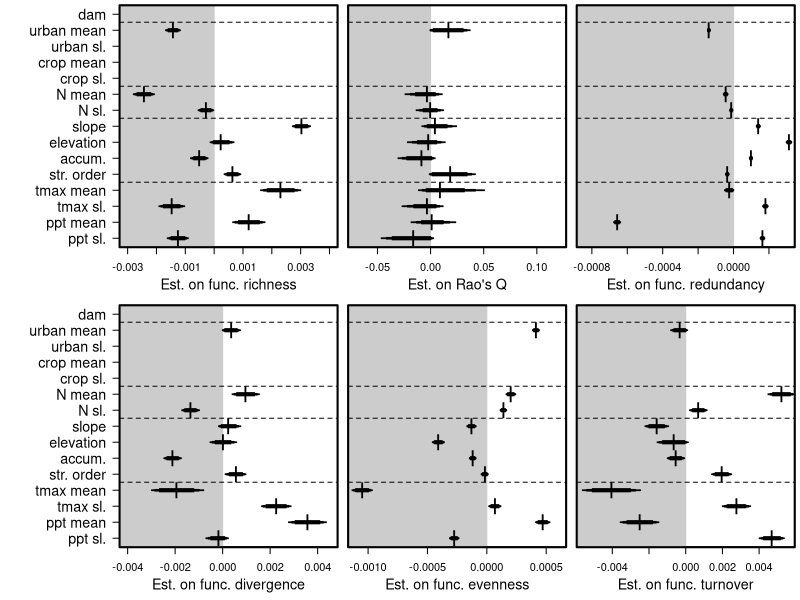

Write R code to recreate this figure.
##Set working directory
setwd("C:/Users/ewelti/Desktop/git/EuroAquaticMacroInverts/")

# attach data
drivEst <- read.csv("outputs/Driver_metaanaly_Ests.csv")
head(drivEst)
unique(drivEst$Response)

options(scipen=999)

##save plot
tiff(filename = "Drivers_funcDiv.tiff", width = 12, height = 9, units = 'in', res = 600, compression = 'lzw')

##layout
layout(mat = matrix(c(1:8), 
                        nrow = 2, 
                        ncol = 4),
       heights = c(2,2,2,2,2,2,2,2),
       widths = c(1,2,2,2,1,2,2,2))
#layout.show(8)

par(mar=c(4,0.4,0.4,0.4))
#empty plot for where the labels will go
plot(0, xaxt = 'n', yaxt = 'n', bty = 'n', pch = '', ylab = '', xlab = '')
plot(0, xaxt = 'n', yaxt = 'n', bty = 'n', pch = '', ylab = '', xlab = '')
#####################Functional metrics ##############################
#### Func Richness #####
sub <- subset(drivEst, Response == "func_rich")
est <- sub$Estimate[2:16]
yy <- c(1,3,2,4,5,6,7,8,9,10,14,12,11,13,15)
plot(yy ~ est, ylab="",xlab="", yaxt="n", las=1, type="n",xlim=c(-0.003,0.004), cex=2)
axis(2, at=yy, labels=c("ppt sl.", "tmax sl.", "ppt mean", "tmax mean", "str. order",
    "accum.", "elevation", "slope", "N sl.", "N mean", "urban mean", "crop mean", "crop sl.",
    "urban sl.", "dam"), las=1,cex.axis=1.3)
title(xlab="Est. on func. richness", line=2.4,cex.lab=1.3)
polygon(x=c(-100,-100,0,0),
        y=c(-4,22,22,-4), col = "grey80", border = "grey80")
box(lwd=2)
points(yy ~ est, pch="l",cex=2)
yyy1=c(0.975,1.025,1.025,0.975)
yyy2=c(0.95,1.05,1.05,0.95)
yyy3=c(0.9,1.1,1.1,0.9)
polygon(x=c(sub$Q2.5[2], sub$Q2.5[2], sub$Q97.5[2], sub$Q97.5[2]),y=yyy1, col = 1, border = 1,lwd = 1)
polygon(x=c(sub$Q5[2], sub$Q5[2], sub$Q95[2], sub$Q95[2]),y=yyy2, col = 1, border = 1,lwd = 1)
polygon(x=c(sub$Q10[2], sub$Q10[2], sub$Q90[2], sub$Q90[2]),y=yyy3, col = 1, border = 1,lwd = 1)
polygon(x=c(sub$Q2.5[4], sub$Q2.5[4], sub$Q97.5[4], sub$Q97.5[4]),y=(yyy1+1), col = 1, border = 1,lwd = 1)
polygon(x=c(sub$Q5[4], sub$Q5[4], sub$Q95[4], sub$Q95[4]),y=(yyy2+1), col = 1, border = 1,lwd = 1)
polygon(x=c(sub$Q10[4], sub$Q10[4], sub$Q90[4], sub$Q90[4]),y=(yyy3+1), col = 1, border = 1,lwd = 1)
polygon(x=c(sub$Q2.5[3], sub$Q2.5[3], sub$Q97.5[3], sub$Q97.5[3]),y=(yyy1+2), col = 1, border = 1,lwd = 1)
polygon(x=c(sub$Q5[3], sub$Q5[3], sub$Q95[3], sub$Q95[3]),y=(yyy2+2), col = 1, border = 1,lwd = 1)
polygon(x=c(sub$Q10[3], sub$Q10[3], sub$Q90[3], sub$Q90[3]),y=(yyy3+2), col = 1, border = 1,lwd = 1)
polygon(x=c(sub$Q2.5[5], sub$Q2.5[5], sub$Q97.5[5], sub$Q97.5[5]),y=(yyy1+3), col = 1, border = 1,lwd = 1)
polygon(x=c(sub$Q5[5], sub$Q5[5], sub$Q95[5], sub$Q95[5]),y=(yyy2+3), col = 1, border = 1,lwd = 1)
polygon(x=c(sub$Q10[5], sub$Q10[5], sub$Q90[5], sub$Q90[5]),y=(yyy3+3), col = 1, border = 1,lwd = 1)
polygon(x=c(sub$Q2.5[6], sub$Q2.5[6], sub$Q97.5[6], sub$Q97.5[6]),y=(yyy1+4), col = 1, border = 1,lwd = 1)
polygon(x=c(sub$Q5[6], sub$Q5[6], sub$Q95[6], sub$Q95[6]),y=(yyy2+4), col = 1, border = 1,lwd = 1)
polygon(x=c(sub$Q10[6], sub$Q10[6], sub$Q90[6], sub$Q90[6]),y=(yyy3+4), col = 1, border = 1,lwd = 1)
polygon(x=c(sub$Q2.5[7], sub$Q2.5[7], sub$Q97.5[7], sub$Q97.5[7]),y=(yyy1+5), col = 1, border = 1,lwd = 1)
polygon(x=c(sub$Q5[7], sub$Q5[7], sub$Q95[7], sub$Q95[7]),y=(yyy2+5), col = 1, border = 1,lwd = 1)
polygon(x=c(sub$Q10[7], sub$Q10[7], sub$Q90[7], sub$Q90[7]),y=(yyy3+5), col = 1, border = 1,lwd = 1)
polygon(x=c(sub$Q2.5[8], sub$Q2.5[8], sub$Q97.5[8], sub$Q97.5[8]),y=(yyy1+6), col = 1, border = 1,lwd = 1)
polygon(x=c(sub$Q5[8], sub$Q5[8], sub$Q95[8], sub$Q95[8]),y=(yyy2+6), col = 1, border = 1,lwd = 1)
polygon(x=c(sub$Q10[8], sub$Q10[8], sub$Q90[8], sub$Q90[8]),y=(yyy3+6), col = 1, border = 1,lwd = 1)
polygon(x=c(sub$Q2.5[9], sub$Q2.5[9], sub$Q97.5[9], sub$Q97.5[9]),y=(yyy1+7), col = 1, border = 1,lwd = 1)
polygon(x=c(sub$Q5[9], sub$Q5[9], sub$Q95[9], sub$Q95[9]),y=(yyy2+7), col = 1, border = 1,lwd = 1)
polygon(x=c(sub$Q10[9], sub$Q10[9], sub$Q90[9], sub$Q90[9]),y=(yyy3+7), col = 1, border = 1,lwd = 1)
polygon(x=c(sub$Q2.5[10], sub$Q2.5[10], sub$Q97.5[10], sub$Q97.5[10]),y=(yyy1+8), col = 1, border = 1,lwd = 1)
polygon(x=c(sub$Q5[10], sub$Q5[10], sub$Q95[10], sub$Q95[10]),y=(yyy2+8), col = 1, border = 1,lwd = 1)
polygon(x=c(sub$Q10[10], sub$Q10[10], sub$Q90[10], sub$Q90[10]),y=(yyy3+8), col = 1, border = 1,lwd = 1)
polygon(x=c(sub$Q2.5[11], sub$Q2.5[11], sub$Q97.5[11], sub$Q97.5[11]),y=(yyy1+9), col = 1, border = 1,lwd = 1)
polygon(x=c(sub$Q5[11], sub$Q5[11], sub$Q95[11], sub$Q95[11]),y=(yyy2+9), col = 1, border = 1,lwd = 1)
polygon(x=c(sub$Q10[11], sub$Q10[11], sub$Q90[11], sub$Q90[11]),y=(yyy3+9), col = 1, border = 1,lwd = 1)
polygon(x=c(sub$Q2.5[14], sub$Q2.5[14], sub$Q97.5[14], sub$Q97.5[14]),y=(yyy1+10), col = 1, border = 1,lwd = 1)
polygon(x=c(sub$Q5[14], sub$Q5[14], sub$Q95[14], sub$Q95[14]),y=(yyy2+10), col = 1, border = 1,lwd = 1)
polygon(x=c(sub$Q10[14], sub$Q10[14], sub$Q90[14], sub$Q90[14]),y=(yyy3+10), col = 1, border = 1,lwd = 1)
polygon(x=c(sub$Q2.5[13], sub$Q2.5[13], sub$Q97.5[13], sub$Q97.5[13]),y=(yyy1+11), col = 1, border = 1,lwd = 1)
polygon(x=c(sub$Q5[13], sub$Q5[13], sub$Q95[13], sub$Q95[13]),y=(yyy2+11), col = 1, border = 1,lwd = 1)
polygon(x=c(sub$Q10[13], sub$Q10[13], sub$Q90[13], sub$Q90[13]),y=(yyy3+11), col = 1, border = 1,lwd = 1)
polygon(x=c(sub$Q2.5[15], sub$Q2.5[15], sub$Q97.5[15], sub$Q97.5[15]),y=(yyy1+12), col = 1, border = 1,lwd = 1)
polygon(x=c(sub$Q5[15], sub$Q5[15], sub$Q95[15], sub$Q95[15]),y=(yyy2+12), col = 1, border = 1,lwd = 1)
polygon(x=c(sub$Q10[15], sub$Q10[15], sub$Q90[15], sub$Q90[15]),y=(yyy3+12), col = 1, border = 1,lwd = 1)
polygon(x=c(sub$Q2.5[12], sub$Q2.5[12], sub$Q97.5[12], sub$Q97.5[12]),y=(yyy1+13), col = 1, border = 1,lwd = 1)
polygon(x=c(sub$Q5[12], sub$Q5[12], sub$Q95[12], sub$Q95[12]),y=(yyy2+13), col = 1, border = 1,lwd = 1)
polygon(x=c(sub$Q10[12], sub$Q10[12], sub$Q90[12], sub$Q90[12]),y=(yyy3+13), col = 1, border = 1,lwd = 1)
polygon(x=c(sub$Q2.5[16], sub$Q2.5[16], sub$Q97.5[16], sub$Q97.5[16]),y=(yyy1+14), col = 1, border = 1,lwd = 1)
polygon(x=c(sub$Q5[16], sub$Q5[16], sub$Q95[16], sub$Q95[16]),y=(yyy2+14), col = 1, border = 1,lwd = 1)
polygon(x=c(sub$Q10[16], sub$Q10[16], sub$Q90[16], sub$Q90[16]),y=(yyy3+14), col = 1, border = 1,lwd = 1)
abline(h=4.5,lty=2)
abline(h=8.5,lty=2)
abline(h=10.5,lty=2)
abline(h=14.5,lty=2)

#### func_diverg #####
sub <- subset(drivEst, Response == "func_diverg")
est <- sub$Estimate[2:16]
plot(yy ~ est, ylab="",xlab="", yaxt="n", las=1, type="n",xlim=c(-0.004,0.0045), cex=2)
title(xlab="Est. on func. divergence", line=2.4,cex.lab=1.3)
axis(2, at=yy, labels=c("ppt sl.", "tmax sl.", "ppt mean", "tmax mean", "str. order",
    "accum.", "elevation", "slope", "N sl.", "N mean", "urban mean", "crop mean", "crop sl.",
    "urban sl.", "dam"), las=1,cex.axis=1.3)
polygon(x=c(-100,-100,0,0),
        y=c(-4,22,22,-4), col = "grey80", border = "grey80")
box(lwd=2)
points(yy ~ est, pch="l",cex=2)
polygon(x=c(sub$Q2.5[2], sub$Q2.5[2], sub$Q97.5[2], sub$Q97.5[2]),y=yyy1, col = 1, border = 1,lwd = 1)
polygon(x=c(sub$Q5[2], sub$Q5[2], sub$Q95[2], sub$Q95[2]),y=yyy2, col = 1, border = 1,lwd = 1)
polygon(x=c(sub$Q10[2], sub$Q10[2], sub$Q90[2], sub$Q90[2]),y=yyy3, col = 1, border = 1,lwd = 1)
polygon(x=c(sub$Q2.5[4], sub$Q2.5[4], sub$Q97.5[4], sub$Q97.5[4]),y=(yyy1+1), col = 1, border = 1,lwd = 1)
polygon(x=c(sub$Q5[4], sub$Q5[4], sub$Q95[4], sub$Q95[4]),y=(yyy2+1), col = 1, border = 1,lwd = 1)
polygon(x=c(sub$Q10[4], sub$Q10[4], sub$Q90[4], sub$Q90[4]),y=(yyy3+1), col = 1, border = 1,lwd = 1)
polygon(x=c(sub$Q2.5[3], sub$Q2.5[3], sub$Q97.5[3], sub$Q97.5[3]),y=(yyy1+2), col = 1, border = 1,lwd = 1)
polygon(x=c(sub$Q5[3], sub$Q5[3], sub$Q95[3], sub$Q95[3]),y=(yyy2+2), col = 1, border = 1,lwd = 1)
polygon(x=c(sub$Q10[3], sub$Q10[3], sub$Q90[3], sub$Q90[3]),y=(yyy3+2), col = 1, border = 1,lwd = 1)
polygon(x=c(sub$Q2.5[5], sub$Q2.5[5], sub$Q97.5[5], sub$Q97.5[5]),y=(yyy1+3), col = 1, border = 1,lwd = 1)
polygon(x=c(sub$Q5[5], sub$Q5[5], sub$Q95[5], sub$Q95[5]),y=(yyy2+3), col = 1, border = 1,lwd = 1)
polygon(x=c(sub$Q10[5], sub$Q10[5], sub$Q90[5], sub$Q90[5]),y=(yyy3+3), col = 1, border = 1,lwd = 1)
polygon(x=c(sub$Q2.5[6], sub$Q2.5[6], sub$Q97.5[6], sub$Q97.5[6]),y=(yyy1+4), col = 1, border = 1,lwd = 1)
polygon(x=c(sub$Q5[6], sub$Q5[6], sub$Q95[6], sub$Q95[6]),y=(yyy2+4), col = 1, border = 1,lwd = 1)
polygon(x=c(sub$Q10[6], sub$Q10[6], sub$Q90[6], sub$Q90[6]),y=(yyy3+4), col = 1, border = 1,lwd = 1)
polygon(x=c(sub$Q2.5[7], sub$Q2.5[7], sub$Q97.5[7], sub$Q97.5[7]),y=(yyy1+5), col = 1, border = 1,lwd = 1)
polygon(x=c(sub$Q5[7], sub$Q5[7], sub$Q95[7], sub$Q95[7]),y=(yyy2+5), col = 1, border = 1,lwd = 1)
polygon(x=c(sub$Q10[7], sub$Q10[7], sub$Q90[7], sub$Q90[7]),y=(yyy3+5), col = 1, border = 1,lwd = 1)
polygon(x=c(sub$Q2.5[8], sub$Q2.5[8], sub$Q97.5[8], sub$Q97.5[8]),y=(yyy1+6), col = 1, border = 1,lwd = 1)
polygon(x=c(sub$Q5[8], sub$Q5[8], sub$Q95[8], sub$Q95[8]),y=(yyy2+6), col = 1, border = 1,lwd = 1)
polygon(x=c(sub$Q10[8], sub$Q10[8], sub$Q90[8], sub$Q90[8]),y=(yyy3+6), col = 1, border = 1,lwd = 1)
polygon(x=c(sub$Q2.5[9], sub$Q2.5[9], sub$Q97.5[9], sub$Q97.5[9]),y=(yyy1+7), col = 1, border = 1,lwd = 1)
polygon(x=c(sub$Q5[9], sub$Q5[9], sub$Q95[9], sub$Q95[9]),y=(yyy2+7), col = 1, border = 1,lwd = 1)
polygon(x=c(sub$Q10[9], sub$Q10[9], sub$Q90[9], sub$Q90[9]),y=(yyy3+7), col = 1, border = 1,lwd = 1)
polygon(x=c(sub$Q2.5[10], sub$Q2.5[10], sub$Q97.5[10], sub$Q97.5[10]),y=(yyy1+8), col = 1, border = 1,lwd = 1)
polygon(x=c(sub$Q5[10], sub$Q5[10], sub$Q95[10], sub$Q95[10]),y=(yyy2+8), col = 1, border = 1,lwd = 1)
polygon(x=c(sub$Q10[10], sub$Q10[10], sub$Q90[10], sub$Q90[10]),y=(yyy3+8), col = 1, border = 1,lwd = 1)
polygon(x=c(sub$Q2.5[11], sub$Q2.5[11], sub$Q97.5[11], sub$Q97.5[11]),y=(yyy1+9), col = 1, border = 1,lwd = 1)
polygon(x=c(sub$Q5[11], sub$Q5[11], sub$Q95[11], sub$Q95[11]),y=(yyy2+9), col = 1, border = 1,lwd = 1)
polygon(x=c(sub$Q10[11], sub$Q10[11], sub$Q90[11], sub$Q90[11]),y=(yyy3+9), col = 1, border = 1,lwd = 1)
polygon(x=c(sub$Q2.5[14], sub$Q2.5[14], sub$Q97.5[14], sub$Q97.5[14]),y=(yyy1+10), col = 1, border = 1,lwd = 1)
polygon(x=c(sub$Q5[14], sub$Q5[14], sub$Q95[14], sub$Q95[14]),y=(yyy2+10), col = 1, border = 1,lwd = 1)
polygon(x=c(sub$Q10[14], sub$Q10[14], sub$Q90[14], sub$Q90[14]),y=(yyy3+10), col = 1, border = 1,lwd = 1)
polygon(x=c(sub$Q2.5[13], sub$Q2.5[13], sub$Q97.5[13], sub$Q97.5[13]),y=(yyy1+11), col = 1, border = 1,lwd = 1)
polygon(x=c(sub$Q5[13], sub$Q5[13], sub$Q95[13], sub$Q95[13]),y=(yyy2+11), col = 1, border = 1,lwd = 1)
polygon(x=c(sub$Q10[13], sub$Q10[13], sub$Q90[13], sub$Q90[13]),y=(yyy3+11), col = 1, border = 1,lwd = 1)
polygon(x=c(sub$Q2.5[15], sub$Q2.5[15], sub$Q97.5[15], sub$Q97.5[15]),y=(yyy1+12), col = 1, border = 1,lwd = 1)
polygon(x=c(sub$Q5[15], sub$Q5[15], sub$Q95[15], sub$Q95[15]),y=(yyy2+12), col = 1, border = 1,lwd = 1)
polygon(x=c(sub$Q10[15], sub$Q10[15], sub$Q90[15], sub$Q90[15]),y=(yyy3+12), col = 1, border = 1,lwd = 1)
polygon(x=c(sub$Q2.5[12], sub$Q2.5[12], sub$Q97.5[12], sub$Q97.5[12]),y=(yyy1+13), col = 1, border = 1,lwd = 1)
polygon(x=c(sub$Q5[12], sub$Q5[12], sub$Q95[12], sub$Q95[12]),y=(yyy2+13), col = 1, border = 1,lwd = 1)
polygon(x=c(sub$Q10[12], sub$Q10[12], sub$Q90[12], sub$Q90[12]),y=(yyy3+13), col = 1, border = 1,lwd = 1)
polygon(x=c(sub$Q2.5[16], sub$Q2.5[16], sub$Q97.5[16], sub$Q97.5[16]),y=(yyy1+14), col = 1, border = 1,lwd = 1)
polygon(x=c(sub$Q5[16], sub$Q5[16], sub$Q95[16], sub$Q95[16]),y=(yyy2+14), col = 1, border = 1,lwd = 1)
polygon(x=c(sub$Q10[16], sub$Q10[16], sub$Q90[16], sub$Q90[16]),y=(yyy3+14), col = 1, border = 1,lwd = 1)
abline(h=4.5,lty=2)
abline(h=8.5,lty=2)
abline(h=10.5,lty=2)
abline(h=14.5,lty=2)

#### RaoQ #####
sub <- subset(drivEst, Response == "RaoQ")
est <- sub$Estimate[2:16]
plot(yy ~ est, ylab="",xlab="", yaxt="n", las=1, type="n",xlim=c(-0.07,0.12), cex=2)
title(xlab="Est. on Rao's Q", line=2.4,cex.lab=1.3)
polygon(x=c(-100,-100,0,0),
        y=c(-4,22,22,-4), col = "grey80", border = "grey80")
box(lwd=2)
points(yy ~ est, pch="l",cex=2)
polygon(x=c(sub$Q2.5[2], sub$Q2.5[2], sub$Q97.5[2], sub$Q97.5[2]),y=yyy1, col = 1, border = 1,lwd = 1)
polygon(x=c(sub$Q5[2], sub$Q5[2], sub$Q95[2], sub$Q95[2]),y=yyy2, col = 1, border = 1,lwd = 1)
polygon(x=c(sub$Q10[2], sub$Q10[2], sub$Q90[2], sub$Q90[2]),y=yyy3, col = 1, border = 1,lwd = 1)
polygon(x=c(sub$Q2.5[4], sub$Q2.5[4], sub$Q97.5[4], sub$Q97.5[4]),y=(yyy1+1), col = 1, border = 1,lwd = 1)
polygon(x=c(sub$Q5[4], sub$Q5[4], sub$Q95[4], sub$Q95[4]),y=(yyy2+1), col = 1, border = 1,lwd = 1)
polygon(x=c(sub$Q10[4], sub$Q10[4], sub$Q90[4], sub$Q90[4]),y=(yyy3+1), col = 1, border = 1,lwd = 1)
polygon(x=c(sub$Q2.5[3], sub$Q2.5[3], sub$Q97.5[3], sub$Q97.5[3]),y=(yyy1+2), col = 1, border = 1,lwd = 1)
polygon(x=c(sub$Q5[3], sub$Q5[3], sub$Q95[3], sub$Q95[3]),y=(yyy2+2), col = 1, border = 1,lwd = 1)
polygon(x=c(sub$Q10[3], sub$Q10[3], sub$Q90[3], sub$Q90[3]),y=(yyy3+2), col = 1, border = 1,lwd = 1)
polygon(x=c(sub$Q2.5[5], sub$Q2.5[5], sub$Q97.5[5], sub$Q97.5[5]),y=(yyy1+3), col = 1, border = 1,lwd = 1)
polygon(x=c(sub$Q5[5], sub$Q5[5], sub$Q95[5], sub$Q95[5]),y=(yyy2+3), col = 1, border = 1,lwd = 1)
polygon(x=c(sub$Q10[5], sub$Q10[5], sub$Q90[5], sub$Q90[5]),y=(yyy3+3), col = 1, border = 1,lwd = 1)
polygon(x=c(sub$Q2.5[6], sub$Q2.5[6], sub$Q97.5[6], sub$Q97.5[6]),y=(yyy1+4), col = 1, border = 1,lwd = 1)
polygon(x=c(sub$Q5[6], sub$Q5[6], sub$Q95[6], sub$Q95[6]),y=(yyy2+4), col = 1, border = 1,lwd = 1)
polygon(x=c(sub$Q10[6], sub$Q10[6], sub$Q90[6], sub$Q90[6]),y=(yyy3+4), col = 1, border = 1,lwd = 1)
polygon(x=c(sub$Q2.5[7], sub$Q2.5[7], sub$Q97.5[7], sub$Q97.5[7]),y=(yyy1+5), col = 1, border = 1,lwd = 1)
polygon(x=c(sub$Q5[7], sub$Q5[7], sub$Q95[7], sub$Q95[7]),y=(yyy2+5), col = 1, border = 1,lwd = 1)
polygon(x=c(sub$Q10[7], sub$Q10[7], sub$Q90[7], sub$Q90[7]),y=(yyy3+5), col = 1, border = 1,lwd = 1)
polygon(x=c(sub$Q2.5[8], sub$Q2.5[8], sub$Q97.5[8], sub$Q97.5[8]),y=(yyy1+6), col = 1, border = 1,lwd = 1)
polygon(x=c(sub$Q5[8], sub$Q5[8], sub$Q95[8], sub$Q95[8]),y=(yyy2+6), col = 1, border = 1,lwd = 1)
polygon(x=c(sub$Q10[8], sub$Q10[8], sub$Q90[8], sub$Q90[8]),y=(yyy3+6), col = 1, border = 1,lwd = 1)
polygon(x=c(sub$Q2.5[9], sub$Q2.5[9], sub$Q97.5[9], sub$Q97.5[9]),y=(yyy1+7), col = 1, border = 1,lwd = 1)
polygon(x=c(sub$Q5[9], sub$Q5[9], sub$Q95[9], sub$Q95[9]),y=(yyy2+7), col = 1, border = 1,lwd = 1)
polygon(x=c(sub$Q10[9], sub$Q10[9], sub$Q90[9], sub$Q90[9]),y=(yyy3+7), col = 1, border = 1,lwd = 1)
polygon(x=c(sub$Q2.5[10], sub$Q2.5[10], sub$Q97.5[10], sub$Q97.5[10]),y=(yyy1+8), col = 1, border = 1,lwd = 1)
polygon(x=c(sub$Q5[10], sub$Q5[10], sub$Q95[10], sub$Q95[10]),y=(yyy2+8), col = 1, border = 1,lwd = 1)
polygon(x=c(sub$Q10[10], sub$Q10[10], sub$Q90[10], sub$Q90[10]),y=(yyy3+8), col = 1, border = 1,lwd = 1)
polygon(x=c(sub$Q2.5[11], sub$Q2.5[11], sub$Q97.5[11], sub$Q97.5[11]),y=(yyy1+9), col = 1, border = 1,lwd = 1)
polygon(x=c(sub$Q5[11], sub$Q5[11], sub$Q95[11], sub$Q95[11]),y=(yyy2+9), col = 1, border = 1,lwd = 1)
polygon(x=c(sub$Q10[11], sub$Q10[11], sub$Q90[11], sub$Q90[11]),y=(yyy3+9), col = 1, border = 1,lwd = 1)
polygon(x=c(sub$Q2.5[14], sub$Q2.5[14], sub$Q97.5[14], sub$Q97.5[14]),y=(yyy1+10), col = 1, border = 1,lwd = 1)
polygon(x=c(sub$Q5[14], sub$Q5[14], sub$Q95[14], sub$Q95[14]),y=(yyy2+10), col = 1, border = 1,lwd = 1)
polygon(x=c(sub$Q10[14], sub$Q10[14], sub$Q90[14], sub$Q90[14]),y=(yyy3+10), col = 1, border = 1,lwd = 1)
polygon(x=c(sub$Q2.5[13], sub$Q2.5[13], sub$Q97.5[13], sub$Q97.5[13]),y=(yyy1+11), col = 1, border = 1,lwd = 1)
polygon(x=c(sub$Q5[13], sub$Q5[13], sub$Q95[13], sub$Q95[13]),y=(yyy2+11), col = 1, border = 1,lwd = 1)
polygon(x=c(sub$Q10[13], sub$Q10[13], sub$Q90[13], sub$Q90[13]),y=(yyy3+11), col = 1, border = 1,lwd = 1)
polygon(x=c(sub$Q2.5[15], sub$Q2.5[15], sub$Q97.5[15], sub$Q97.5[15]),y=(yyy1+12), col = 1, border = 1,lwd = 1)
polygon(x=c(sub$Q5[15], sub$Q5[15], sub$Q95[15], sub$Q95[15]),y=(yyy2+12), col = 1, border = 1,lwd = 1)
polygon(x=c(sub$Q10[15], sub$Q10[15], sub$Q90[15], sub$Q90[15]),y=(yyy3+12), col = 1, border = 1,lwd = 1)
polygon(x=c(sub$Q2.5[12], sub$Q2.5[12], sub$Q97.5[12], sub$Q97.5[12]),y=(yyy1+13), col = 1, border = 1,lwd = 1)
polygon(x=c(sub$Q5[12], sub$Q5[12], sub$Q95[12], sub$Q95[12]),y=(yyy2+13), col = 1, border = 1,lwd = 1)
polygon(x=c(sub$Q10[12], sub$Q10[12], sub$Q90[12], sub$Q90[12]),y=(yyy3+13), col = 1, border = 1,lwd = 1)
polygon(x=c(sub$Q2.5[16], sub$Q2.5[16], sub$Q97.5[16], sub$Q97.5[16]),y=(yyy1+14), col = 1, border = 1,lwd = 1)
polygon(x=c(sub$Q5[16], sub$Q5[16], sub$Q95[16], sub$Q95[16]),y=(yyy2+14), col = 1, border = 1,lwd = 1)
polygon(x=c(sub$Q10[16], sub$Q10[16], sub$Q90[16], sub$Q90[16]),y=(yyy3+14), col = 1, border = 1,lwd = 1)
abline(h=4.5,lty=2)
abline(h=8.5,lty=2)
abline(h=10.5,lty=2)
abline(h=14.5,lty=2)

#### func_even #####
sub <- subset(drivEst, Response == "func_even")
est <- sub$Estimate[2:16]
plot(yy ~ est, ylab="",xlab="", yaxt="n", las=1, type="n",xlim=c(-0.0011,0.0006), cex=2)
title(xlab="Est. on func. evenness", line=2.4,cex.lab=1.3)
polygon(x=c(-100,-100,0,0),
        y=c(-4,22,22,-4), col = "grey80", border = "grey80")
box(lwd=2)
points(yy ~ est, pch="l",cex=2)
polygon(x=c(sub$Q2.5[2], sub$Q2.5[2], sub$Q97.5[2], sub$Q97.5[2]),y=yyy1, col = 1, border = 1,lwd = 1)
polygon(x=c(sub$Q5[2], sub$Q5[2], sub$Q95[2], sub$Q95[2]),y=yyy2, col = 1, border = 1,lwd = 1)
polygon(x=c(sub$Q10[2], sub$Q10[2], sub$Q90[2], sub$Q90[2]),y=yyy3, col = 1, border = 1,lwd = 1)
polygon(x=c(sub$Q2.5[4], sub$Q2.5[4], sub$Q97.5[4], sub$Q97.5[4]),y=(yyy1+1), col = 1, border = 1,lwd = 1)
polygon(x=c(sub$Q5[4], sub$Q5[4], sub$Q95[4], sub$Q95[4]),y=(yyy2+1), col = 1, border = 1,lwd = 1)
polygon(x=c(sub$Q10[4], sub$Q10[4], sub$Q90[4], sub$Q90[4]),y=(yyy3+1), col = 1, border = 1,lwd = 1)
polygon(x=c(sub$Q2.5[3], sub$Q2.5[3], sub$Q97.5[3], sub$Q97.5[3]),y=(yyy1+2), col = 1, border = 1,lwd = 1)
polygon(x=c(sub$Q5[3], sub$Q5[3], sub$Q95[3], sub$Q95[3]),y=(yyy2+2), col = 1, border = 1,lwd = 1)
polygon(x=c(sub$Q10[3], sub$Q10[3], sub$Q90[3], sub$Q90[3]),y=(yyy3+2), col = 1, border = 1,lwd = 1)
polygon(x=c(sub$Q2.5[5], sub$Q2.5[5], sub$Q97.5[5], sub$Q97.5[5]),y=(yyy1+3), col = 1, border = 1,lwd = 1)
polygon(x=c(sub$Q5[5], sub$Q5[5], sub$Q95[5], sub$Q95[5]),y=(yyy2+3), col = 1, border = 1,lwd = 1)
polygon(x=c(sub$Q10[5], sub$Q10[5], sub$Q90[5], sub$Q90[5]),y=(yyy3+3), col = 1, border = 1,lwd = 1)
polygon(x=c(sub$Q2.5[6], sub$Q2.5[6], sub$Q97.5[6], sub$Q97.5[6]),y=(yyy1+4), col = 1, border = 1,lwd = 1)
polygon(x=c(sub$Q5[6], sub$Q5[6], sub$Q95[6], sub$Q95[6]),y=(yyy2+4), col = 1, border = 1,lwd = 1)
polygon(x=c(sub$Q10[6], sub$Q10[6], sub$Q90[6], sub$Q90[6]),y=(yyy3+4), col = 1, border = 1,lwd = 1)
polygon(x=c(sub$Q2.5[7], sub$Q2.5[7], sub$Q97.5[7], sub$Q97.5[7]),y=(yyy1+5), col = 1, border = 1,lwd = 1)
polygon(x=c(sub$Q5[7], sub$Q5[7], sub$Q95[7], sub$Q95[7]),y=(yyy2+5), col = 1, border = 1,lwd = 1)
polygon(x=c(sub$Q10[7], sub$Q10[7], sub$Q90[7], sub$Q90[7]),y=(yyy3+5), col = 1, border = 1,lwd = 1)
polygon(x=c(sub$Q2.5[8], sub$Q2.5[8], sub$Q97.5[8], sub$Q97.5[8]),y=(yyy1+6), col = 1, border = 1,lwd = 1)
polygon(x=c(sub$Q5[8], sub$Q5[8], sub$Q95[8], sub$Q95[8]),y=(yyy2+6), col = 1, border = 1,lwd = 1)
polygon(x=c(sub$Q10[8], sub$Q10[8], sub$Q90[8], sub$Q90[8]),y=(yyy3+6), col = 1, border = 1,lwd = 1)
polygon(x=c(sub$Q2.5[9], sub$Q2.5[9], sub$Q97.5[9], sub$Q97.5[9]),y=(yyy1+7), col = 1, border = 1,lwd = 1)
polygon(x=c(sub$Q5[9], sub$Q5[9], sub$Q95[9], sub$Q95[9]),y=(yyy2+7), col = 1, border = 1,lwd = 1)
polygon(x=c(sub$Q10[9], sub$Q10[9], sub$Q90[9], sub$Q90[9]),y=(yyy3+7), col = 1, border = 1,lwd = 1)
polygon(x=c(sub$Q2.5[10], sub$Q2.5[10], sub$Q97.5[10], sub$Q97.5[10]),y=(yyy1+8), col = 1, border = 1,lwd = 1)
polygon(x=c(sub$Q5[10], sub$Q5[10], sub$Q95[10], sub$Q95[10]),y=(yyy2+8), col = 1, border = 1,lwd = 1)
polygon(x=c(sub$Q10[10], sub$Q10[10], sub$Q90[10], sub$Q90[10]),y=(yyy3+8), col = 1, border = 1,lwd = 1)
polygon(x=c(sub$Q2.5[11], sub$Q2.5[11], sub$Q97.5[11], sub$Q97.5[11]),y=(yyy1+9), col = 1, border = 1,lwd = 1)
polygon(x=c(sub$Q5[11], sub$Q5[11], sub$Q95[11], sub$Q95[11]),y=(yyy2+9), col = 1, border = 1,lwd = 1)
polygon(x=c(sub$Q10[11], sub$Q10[11], sub$Q90[11], sub$Q90[11]),y=(yyy3+9), col = 1, border = 1,lwd = 1)
polygon(x=c(sub$Q2.5[14], sub$Q2.5[14], sub$Q97.5[14], sub$Q97.5[14]),y=(yyy1+10), col = 1, border = 1,lwd = 1)
polygon(x=c(sub$Q5[14], sub$Q5[14], sub$Q95[14], sub$Q95[14]),y=(yyy2+10), col = 1, border = 1,lwd = 1)
polygon(x=c(sub$Q10[14], sub$Q10[14], sub$Q90[14], sub$Q90[14]),y=(yyy3+10), col = 1, border = 1,lwd = 1)
polygon(x=c(sub$Q2.5[13], sub$Q2.5[13], sub$Q97.5[13], sub$Q97.5[13]),y=(yyy1+11), col = 1, border = 1,lwd = 1)
polygon(x=c(sub$Q5[13], sub$Q5[13], sub$Q95[13], sub$Q95[13]),y=(yyy2+11), col = 1, border = 1,lwd = 1)
polygon(x=c(sub$Q10[13], sub$Q10[13], sub$Q90[13], sub$Q90[13]),y=(yyy3+11), col = 1, border = 1,lwd = 1)
polygon(x=c(sub$Q2.5[15], sub$Q2.5[15], sub$Q97.5[15], sub$Q97.5[15]),y=(yyy1+12), col = 1, border = 1,lwd = 1)
polygon(x=c(sub$Q5[15], sub$Q5[15], sub$Q95[15], sub$Q95[15]),y=(yyy2+12), col = 1, border = 1,lwd = 1)
polygon(x=c(sub$Q10[15], sub$Q10[15], sub$Q90[15], sub$Q90[15]),y=(yyy3+12), col = 1, border = 1,lwd = 1)
polygon(x=c(sub$Q2.5[12], sub$Q2.5[12], sub$Q97.5[12], sub$Q97.5[12]),y=(yyy1+13), col = 1, border = 1,lwd = 1)
polygon(x=c(sub$Q5[12], sub$Q5[12], sub$Q95[12], sub$Q95[12]),y=(yyy2+13), col = 1, border = 1,lwd = 1)
polygon(x=c(sub$Q10[12], sub$Q10[12], sub$Q90[12], sub$Q90[12]),y=(yyy3+13), col = 1, border = 1,lwd = 1)
polygon(x=c(sub$Q2.5[16], sub$Q2.5[16], sub$Q97.5[16], sub$Q97.5[16]),y=(yyy1+14), col = 1, border = 1,lwd = 1)
polygon(x=c(sub$Q5[16], sub$Q5[16], sub$Q95[16], sub$Q95[16]),y=(yyy2+14), col = 1, border = 1,lwd = 1)
polygon(x=c(sub$Q10[16], sub$Q10[16], sub$Q90[16], sub$Q90[16]),y=(yyy3+14), col = 1, border = 1,lwd = 1)
abline(h=4.5,lty=2)
abline(h=8.5,lty=2)
abline(h=10.5,lty=2)
abline(h=14.5,lty=2)

#### func_fred #####
sub <- subset(drivEst, Response == "FRed")
est <- sub$Estimate[2:16]
plot(yy ~ est, ylab="",xlab="", yaxt="n", las=1, type="n",xlim=c(-0.00084,0.0003), cex=2)
title(xlab="Est. on func. redundancy", line=2.4,cex.lab=1.3)
polygon(x=c(-100,-100,0,0),
        y=c(-4,22,22,-4), col = "grey80", border = "grey80")
box(lwd=2)
points(yy ~ est, pch="l",cex=2)
polygon(x=c(sub$Q2.5[2], sub$Q2.5[2], sub$Q97.5[2], sub$Q97.5[2]),y=yyy1, col = 1, border = 1,lwd = 1)
polygon(x=c(sub$Q5[2], sub$Q5[2], sub$Q95[2], sub$Q95[2]),y=yyy2, col = 1, border = 1,lwd = 1)
polygon(x=c(sub$Q10[2], sub$Q10[2], sub$Q90[2], sub$Q90[2]),y=yyy3, col = 1, border = 1,lwd = 1)
polygon(x=c(sub$Q2.5[4], sub$Q2.5[4], sub$Q97.5[4], sub$Q97.5[4]),y=(yyy1+1), col = 1, border = 1,lwd = 1)
polygon(x=c(sub$Q5[4], sub$Q5[4], sub$Q95[4], sub$Q95[4]),y=(yyy2+1), col = 1, border = 1,lwd = 1)
polygon(x=c(sub$Q10[4], sub$Q10[4], sub$Q90[4], sub$Q90[4]),y=(yyy3+1), col = 1, border = 1,lwd = 1)
polygon(x=c(sub$Q2.5[3], sub$Q2.5[3], sub$Q97.5[3], sub$Q97.5[3]),y=(yyy1+2), col = 1, border = 1,lwd = 1)
polygon(x=c(sub$Q5[3], sub$Q5[3], sub$Q95[3], sub$Q95[3]),y=(yyy2+2), col = 1, border = 1,lwd = 1)
polygon(x=c(sub$Q10[3], sub$Q10[3], sub$Q90[3], sub$Q90[3]),y=(yyy3+2), col = 1, border = 1,lwd = 1)
polygon(x=c(sub$Q2.5[5], sub$Q2.5[5], sub$Q97.5[5], sub$Q97.5[5]),y=(yyy1+3), col = 1, border = 1,lwd = 1)
polygon(x=c(sub$Q5[5], sub$Q5[5], sub$Q95[5], sub$Q95[5]),y=(yyy2+3), col = 1, border = 1,lwd = 1)
polygon(x=c(sub$Q10[5], sub$Q10[5], sub$Q90[5], sub$Q90[5]),y=(yyy3+3), col = 1, border = 1,lwd = 1)
polygon(x=c(sub$Q2.5[6], sub$Q2.5[6], sub$Q97.5[6], sub$Q97.5[6]),y=(yyy1+4), col = 1, border = 1,lwd = 1)
polygon(x=c(sub$Q5[6], sub$Q5[6], sub$Q95[6], sub$Q95[6]),y=(yyy2+4), col = 1, border = 1,lwd = 1)
polygon(x=c(sub$Q10[6], sub$Q10[6], sub$Q90[6], sub$Q90[6]),y=(yyy3+4), col = 1, border = 1,lwd = 1)
polygon(x=c(sub$Q2.5[7], sub$Q2.5[7], sub$Q97.5[7], sub$Q97.5[7]),y=(yyy1+5), col = 1, border = 1,lwd = 1)
polygon(x=c(sub$Q5[7], sub$Q5[7], sub$Q95[7], sub$Q95[7]),y=(yyy2+5), col = 1, border = 1,lwd = 1)
polygon(x=c(sub$Q10[7], sub$Q10[7], sub$Q90[7], sub$Q90[7]),y=(yyy3+5), col = 1, border = 1,lwd = 1)
polygon(x=c(sub$Q2.5[8], sub$Q2.5[8], sub$Q97.5[8], sub$Q97.5[8]),y=(yyy1+6), col = 1, border = 1,lwd = 1)
polygon(x=c(sub$Q5[8], sub$Q5[8], sub$Q95[8], sub$Q95[8]),y=(yyy2+6), col = 1, border = 1,lwd = 1)
polygon(x=c(sub$Q10[8], sub$Q10[8], sub$Q90[8], sub$Q90[8]),y=(yyy3+6), col = 1, border = 1,lwd = 1)
polygon(x=c(sub$Q2.5[9], sub$Q2.5[9], sub$Q97.5[9], sub$Q97.5[9]),y=(yyy1+7), col = 1, border = 1,lwd = 1)
polygon(x=c(sub$Q5[9], sub$Q5[9], sub$Q95[9], sub$Q95[9]),y=(yyy2+7), col = 1, border = 1,lwd = 1)
polygon(x=c(sub$Q10[9], sub$Q10[9], sub$Q90[9], sub$Q90[9]),y=(yyy3+7), col = 1, border = 1,lwd = 1)
polygon(x=c(sub$Q2.5[10], sub$Q2.5[10], sub$Q97.5[10], sub$Q97.5[10]),y=(yyy1+8), col = 1, border = 1,lwd = 1)
polygon(x=c(sub$Q5[10], sub$Q5[10], sub$Q95[10], sub$Q95[10]),y=(yyy2+8), col = 1, border = 1,lwd = 1)
polygon(x=c(sub$Q10[10], sub$Q10[10], sub$Q90[10], sub$Q90[10]),y=(yyy3+8), col = 1, border = 1,lwd = 1)
polygon(x=c(sub$Q2.5[11], sub$Q2.5[11], sub$Q97.5[11], sub$Q97.5[11]),y=(yyy1+9), col = 1, border = 1,lwd = 1)
polygon(x=c(sub$Q5[11], sub$Q5[11], sub$Q95[11], sub$Q95[11]),y=(yyy2+9), col = 1, border = 1,lwd = 1)
polygon(x=c(sub$Q10[11], sub$Q10[11], sub$Q90[11], sub$Q90[11]),y=(yyy3+9), col = 1, border = 1,lwd = 1)
polygon(x=c(sub$Q2.5[14], sub$Q2.5[14], sub$Q97.5[14], sub$Q97.5[14]),y=(yyy1+10), col = 1, border = 1,lwd = 1)
polygon(x=c(sub$Q5[14], sub$Q5[14], sub$Q95[14], sub$Q95[14]),y=(yyy2+10), col = 1, border = 1,lwd = 1)
polygon(x=c(sub$Q10[14], sub$Q10[14], sub$Q90[14], sub$Q90[14]),y=(yyy3+10), col = 1, border = 1,lwd = 1)
polygon(x=c(sub$Q2.5[13], sub$Q2.5[13], sub$Q97.5[13], sub$Q97.5[13]),y=(yyy1+11), col = 1, border = 1,lwd = 1)
polygon(x=c(sub$Q5[13], sub$Q5[13], sub$Q95[13], sub$Q95[13]),y=(yyy2+11), col = 1, border = 1,lwd = 1)
polygon(x=c(sub$Q10[13], sub$Q10[13], sub$Q90[13], sub$Q90[13]),y=(yyy3+11), col = 1, border = 1,lwd = 1)
polygon(x=c(sub$Q2.5[15], sub$Q2.5[15], sub$Q97.5[15], sub$Q97.5[15]),y=(yyy1+12), col = 1, border = 1,lwd = 1)
polygon(x=c(sub$Q5[15], sub$Q5[15], sub$Q95[15], sub$Q95[15]),y=(yyy2+12), col = 1, border = 1,lwd = 1)
polygon(x=c(sub$Q10[15], sub$Q10[15], sub$Q90[15], sub$Q90[15]),y=(yyy3+12), col = 1, border = 1,lwd = 1)
polygon(x=c(sub$Q2.5[12], sub$Q2.5[12], sub$Q97.5[12], sub$Q97.5[12]),y=(yyy1+13), col = 1, border = 1,lwd = 1)
polygon(x=c(sub$Q5[12], sub$Q5[12], sub$Q95[12], sub$Q95[12]),y=(yyy2+13), col = 1, border = 1,lwd = 1)
polygon(x=c(sub$Q10[12], sub$Q10[12], sub$Q90[12], sub$Q90[12]),y=(yyy3+13), col = 1, border = 1,lwd = 1)
polygon(x=c(sub$Q2.5[16], sub$Q2.5[16], sub$Q97.5[16], sub$Q97.5[16]),y=(yyy1+14), col = 1, border = 1,lwd = 1)
polygon(x=c(sub$Q5[16], sub$Q5[16], sub$Q95[16], sub$Q95[16]),y=(yyy2+14), col = 1, border = 1,lwd = 1)
polygon(x=c(sub$Q10[16], sub$Q10[16], sub$Q90[16], sub$Q90[16]),y=(yyy3+14), col = 1, border = 1,lwd = 1)
abline(h=4.5,lty=2)
abline(h=8.5,lty=2)
abline(h=10.5,lty=2)
abline(h=14.5,lty=2)

#### func_turnover #####
sub <- subset(drivEst, Response == "func_turnover")
est <- sub$Estimate[2:16]
plot(yy ~ est, ylab="",xlab="", yaxt="n", las=1, type="n",xlim=c(-0.0055,0.0055), cex=2)
title(xlab="Est. on func. turnover", line=2.4,cex.lab=1.3)
polygon(x=c(-100,-100,0,0),
        y=c(-4,22,22,-4), col = "grey80", border = "grey80")
box(lwd=2)
points(yy ~ est, pch="l",cex=2)
polygon(x=c(sub$Q2.5[2], sub$Q2.5[2], sub$Q97.5[2], sub$Q97.5[2]),y=yyy1, col = 1, border = 1,lwd = 1)
polygon(x=c(sub$Q5[2], sub$Q5[2], sub$Q95[2], sub$Q95[2]),y=yyy2, col = 1, border = 1,lwd = 1)
polygon(x=c(sub$Q10[2], sub$Q10[2], sub$Q90[2], sub$Q90[2]),y=yyy3, col = 1, border = 1,lwd = 1)
polygon(x=c(sub$Q2.5[4], sub$Q2.5[4], sub$Q97.5[4], sub$Q97.5[4]),y=(yyy1+1), col = 1, border = 1,lwd = 1)
polygon(x=c(sub$Q5[4], sub$Q5[4], sub$Q95[4], sub$Q95[4]),y=(yyy2+1), col = 1, border = 1,lwd = 1)
polygon(x=c(sub$Q10[4], sub$Q10[4], sub$Q90[4], sub$Q90[4]),y=(yyy3+1), col = 1, border = 1,lwd = 1)
polygon(x=c(sub$Q2.5[3], sub$Q2.5[3], sub$Q97.5[3], sub$Q97.5[3]),y=(yyy1+2), col = 1, border = 1,lwd = 1)
polygon(x=c(sub$Q5[3], sub$Q5[3], sub$Q95[3], sub$Q95[3]),y=(yyy2+2), col = 1, border = 1,lwd = 1)
polygon(x=c(sub$Q10[3], sub$Q10[3], sub$Q90[3], sub$Q90[3]),y=(yyy3+2), col = 1, border = 1,lwd = 1)
polygon(x=c(sub$Q2.5[5], sub$Q2.5[5], sub$Q97.5[5], sub$Q97.5[5]),y=(yyy1+3), col = 1, border = 1,lwd = 1)
polygon(x=c(sub$Q5[5], sub$Q5[5], sub$Q95[5], sub$Q95[5]),y=(yyy2+3), col = 1, border = 1,lwd = 1)
polygon(x=c(sub$Q10[5], sub$Q10[5], sub$Q90[5], sub$Q90[5]),y=(yyy3+3), col = 1, border = 1,lwd = 1)
polygon(x=c(sub$Q2.5[6], sub$Q2.5[6], sub$Q97.5[6], sub$Q97.5[6]),y=(yyy1+4), col = 1, border = 1,lwd = 1)
polygon(x=c(sub$Q5[6], sub$Q5[6], sub$Q95[6], sub$Q95[6]),y=(yyy2+4), col = 1, border = 1,lwd = 1)
polygon(x=c(sub$Q10[6], sub$Q10[6], sub$Q90[6], sub$Q90[6]),y=(yyy3+4), col = 1, border = 1,lwd = 1)
polygon(x=c(sub$Q2.5[7], sub$Q2.5[7], sub$Q97.5[7], sub$Q97.5[7]),y=(yyy1+5), col = 1, border = 1,lwd = 1)
polygon(x=c(sub$Q5[7], sub$Q5[7], sub$Q95[7], sub$Q95[7]),y=(yyy2+5), col = 1, border = 1,lwd = 1)
polygon(x=c(sub$Q10[7], sub$Q10[7], sub$Q90[7], sub$Q90[7]),y=(yyy3+5), col = 1, border = 1,lwd = 1)
polygon(x=c(sub$Q2.5[8], sub$Q2.5[8], sub$Q97.5[8], sub$Q97.5[8]),y=(yyy1+6), col = 1, border = 1,lwd = 1)
polygon(x=c(sub$Q5[8], sub$Q5[8], sub$Q95[8], sub$Q95[8]),y=(yyy2+6), col = 1, border = 1,lwd = 1)
polygon(x=c(sub$Q10[8], sub$Q10[8], sub$Q90[8], sub$Q90[8]),y=(yyy3+6), col = 1, border = 1,lwd = 1)
polygon(x=c(sub$Q2.5[9], sub$Q2.5[9], sub$Q97.5[9], sub$Q97.5[9]),y=(yyy1+7), col = 1, border = 1,lwd = 1)
polygon(x=c(sub$Q5[9], sub$Q5[9], sub$Q95[9], sub$Q95[9]),y=(yyy2+7), col = 1, border = 1,lwd = 1)
polygon(x=c(sub$Q10[9], sub$Q10[9], sub$Q90[9], sub$Q90[9]),y=(yyy3+7), col = 1, border = 1,lwd = 1)
polygon(x=c(sub$Q2.5[10], sub$Q2.5[10], sub$Q97.5[10], sub$Q97.5[10]),y=(yyy1+8), col = 1, border = 1,lwd = 1)
polygon(x=c(sub$Q5[10], sub$Q5[10], sub$Q95[10], sub$Q95[10]),y=(yyy2+8), col = 1, border = 1,lwd = 1)
polygon(x=c(sub$Q10[10], sub$Q10[10], sub$Q90[10], sub$Q90[10]),y=(yyy3+8), col = 1, border = 1,lwd = 1)
polygon(x=c(sub$Q2.5[11], sub$Q2.5[11], sub$Q97.5[11], sub$Q97.5[11]),y=(yyy1+9), col = 1, border = 1,lwd = 1)
polygon(x=c(sub$Q5[11], sub$Q5[11], sub$Q95[11], sub$Q95[11]),y=(yyy2+9), col = 1, border = 1,lwd = 1)
polygon(x=c(sub$Q10[11], sub$Q10[11], sub$Q90[11], sub$Q90[11]),y=(yyy3+9), col = 1, border = 1,lwd = 1)
polygon(x=c(sub$Q2.5[14], sub$Q2.5[14], sub$Q97.5[14], sub$Q97.5[14]),y=(yyy1+10), col = 1, border = 1,lwd = 1)
polygon(x=c(sub$Q5[14], sub$Q5[14], sub$Q95[14], sub$Q95[14]),y=(yyy2+10), col = 1, border = 1,lwd = 1)
polygon(x=c(sub$Q10[14], sub$Q10[14], sub$Q90[14], sub$Q90[14]),y=(yyy3+10), col = 1, border = 1,lwd = 1)
polygon(x=c(sub$Q2.5[13], sub$Q2.5[13], sub$Q97.5[13], sub$Q97.5[13]),y=(yyy1+11), col = 1, border = 1,lwd = 1)
polygon(x=c(sub$Q5[13], sub$Q5[13], sub$Q95[13], sub$Q95[13]),y=(yyy2+11), col = 1, border = 1,lwd = 1)
polygon(x=c(sub$Q10[13], sub$Q10[13], sub$Q90[13], sub$Q90[13]),y=(yyy3+11), col = 1, border = 1,lwd = 1)
polygon(x=c(sub$Q2.5[15], sub$Q2.5[15], sub$Q97.5[15], sub$Q97.5[15]),y=(yyy1+12), col = 1, border = 1,lwd = 1)
polygon(x=c(sub$Q5[15], sub$Q5[15], sub$Q95[15], sub$Q95[15]),y=(yyy2+12), col = 1, border = 1,lwd = 1)
polygon(x=c(sub$Q10[15], sub$Q10[15], sub$Q90[15], sub$Q90[15]),y=(yyy3+12), col = 1, border = 1,lwd = 1)
polygon(x=c(sub$Q2.5[12], sub$Q2.5[12], sub$Q97.5[12], sub$Q97.5[12]),y=(yyy1+13), col = 1, border = 1,lwd = 1)
polygon(x=c(sub$Q5[12], sub$Q5[12], sub$Q95[12], sub$Q95[12]),y=(yyy2+13), col = 1, border = 1,lwd = 1)
polygon(x=c(sub$Q10[12], sub$Q10[12], sub$Q90[12], sub$Q90[12]),y=(yyy3+13), col = 1, border = 1,lwd = 1)
polygon(x=c(sub$Q2.5[16], sub$Q2.5[16], sub$Q97.5[16], sub$Q97.5[16]),y=(yyy1+14), col = 1, border = 1,lwd = 1)
polygon(x=c(sub$Q5[16], sub$Q5[16], sub$Q95[16], sub$Q95[16]),y=(yyy2+14), col = 1, border = 1,lwd = 1)
polygon(x=c(sub$Q10[16], sub$Q10[16], sub$Q90[16], sub$Q90[16]),y=(yyy3+14), col = 1, border = 1,lwd = 1)
abline(h=4.5,lty=2)
abline(h=8.5,lty=2)
abline(h=10.5,lty=2)
abline(h=14.5,lty=2)

##
dev.off()
##

